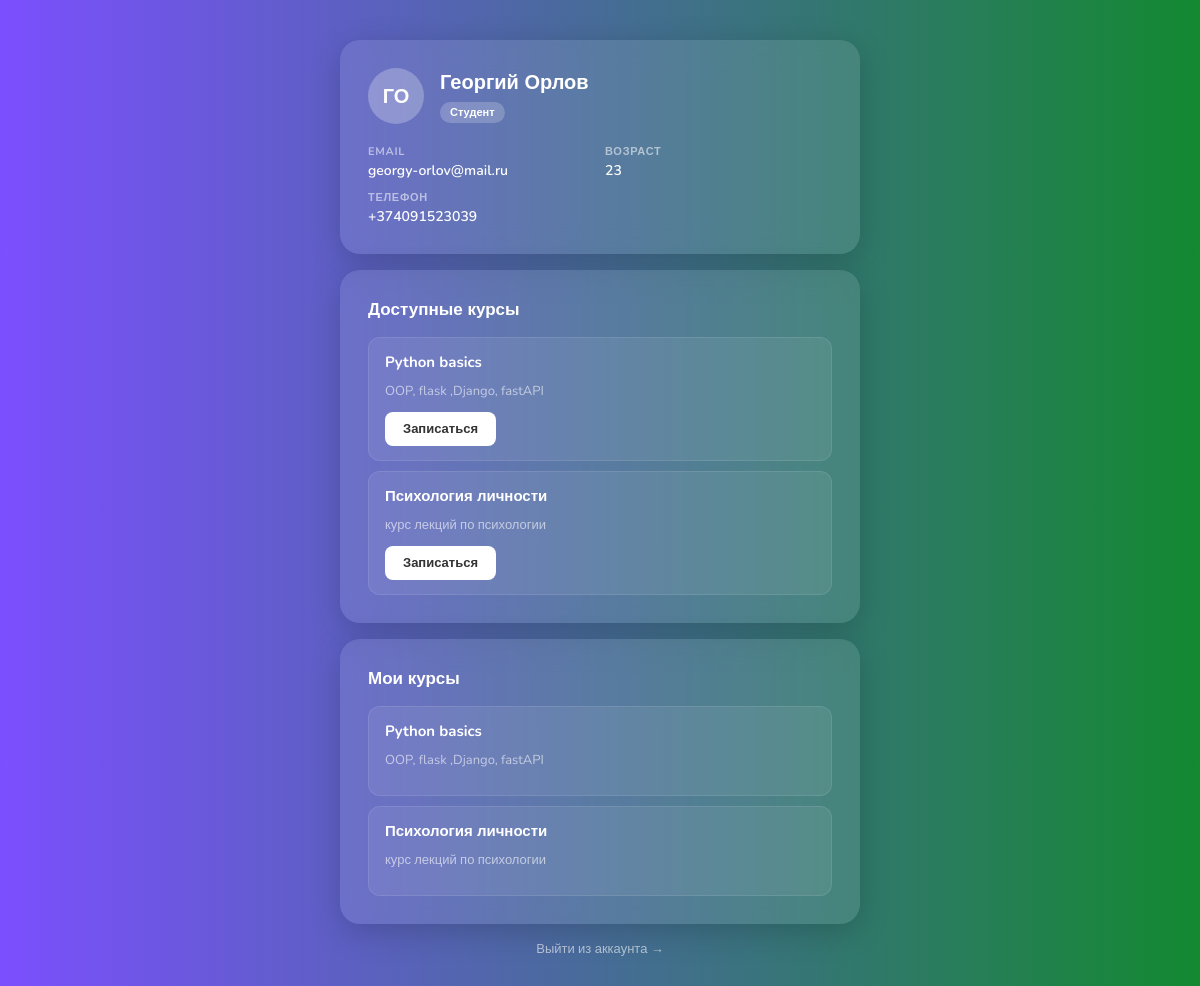
Screenshot of /profile (signed in) with the database file from the repository.
### models.py (models this page shows)
class Course(Base):
    __tablename__ = "courses"
    id = Column(Integer, primary_key=True)
    title = Column(String)
    description = Column(String)

### main.py (the view)
@app.get("/profile", response_class=HTMLResponse)
async def profile(request: Request):
    user = request.session.get("user")
    if not user:
        return RedirectResponse(url="/")
    db = SessionLocal()
    courses = db.query(Course).all()
    enrolled_courses = []
    if user["role"] == "student":
        enrollments = db.query(Enrollment).filter(Enrollment.user_email == user["email"]).all()
        enrolled_ids = [e.course_id for e in enrollments]
        enrolled_courses = db.query(Course).filter(Course.id.in_(enrolled_ids)).all()
    db.close()
    return templates.TemplateResponse("profile.html", {
        "request": request,
        "user": user,
        "courses": courses,
        "enrolled_courses": enrolled_courses
    })

### templates/profile.html (shortened to what this page needs)
<!DOCTYPE html>
<html lang="ru">
<head>
    <link rel="stylesheet" href="/static/style.css">
</head>
<body>
<div class="page">
    {% if user %}
    <div class="profile-card">
        <div class="profile-header">
            <div class="avatar">{{ user.name[0] }}{{ user.surname[0] }}</div>
            <div class="profile-name">
                <h1>{{ user.name }} {{ user.surname }}</h1>
                <span class="role-badge">
                    {% if user.role == "student" %}Студент{% else %}Преподаватель{% endif %}
                </span>
            </div>
        </div>
        <div class="info-grid">
            <div class="info-item">
                <span class="info-label">Email</span>
                <span class="info-value">{{ user.email }}</span>
            </div>
            <div class="info-item">
                <span class="info-label">Возраст</span>
                <span class="info-value">{{ user.age }}</span>
            </div>
            <div class="info-item">
                <span class="info-label">Телефон</span>
                <span class="info-value">{{ user.phone }}</span>
            </div>
        </div>
    </div>
    {% if user.role == "student" %}
    <div class="section-card">
        <div class="section-title">Доступные курсы</div>
        {% if courses %}
            {% for course in courses %}
            <div class="course-card">
                <h3>{{ course.title }}</h3>
                <p>{{ course.description }}</p>
                <div class="course-actions">
                    <form method="post" action="/enroll" style="margin:0;">
                        <button type="submit" class="btn-enroll">Записаться</button>
                    </form>
                </div>
            </div>
            {% endfor %}
        {% else %}
            <p class="empty">Курсов пока нет</p>
        {% endif %}
    </div>
    {% endif %}
{% if enrolled_courses %}
<div class="section-card">
    <div class="section-title">Мои курсы</div>
    {% for course in enrolled_courses %}
    <div class="course-card">
        <h3>{{ course.title }}</h3>
        <p>{{ course.description }}</p>
    </div>
    {% endfor %}
</div>
{% endif %}
    <a href="/logout" class="logout-link">Выйти из аккаунта →</a>
    {% else %}
    <div class="section-card" style="text-align:center;">
        <p style="color:rgba(255,255,255,0.7); margin-bottom:16px;">Пользователь не найден</p>
        <a href="/login" class="btn" style="display:inline-block; width:auto; padding: 10px 24px; text-decoration:none;">Войти</a>
    </div>
    {% endif %}
</div>
</body>
</html>

### static/style.css (style rules this page uses)
body { font-family: Arial, sans-serif; background: linear-gradient(to right, #7b4ffe, #138931); margin: 0; padding: 0; }
h1 { color: white; font-size: 32px; margin-bottom: 20px; }
form { display: flex; flex-direction: column; align-items: center; gap: 12px; }
button { padding: 10px 20px; border: none; background: #ffffff; color: #333333; border-radius: 8px; cursor: pointer; transition: 0.3s; width: 100%; }
p { margin-top: 10px; font-size: 14px; }

### templates/profile.html (style rules this page uses)
* { box-sizing: border-box; margin: 0; padding: 0; }
body { font-family: 'Nunito', Arial, sans-serif; min-height: 100vh; padding: 40px 20px; }
.page { max-width: 520px; margin: 0 auto; }
.profile-card, .section-card { background: rgba(255,255,255,0.1); border-radius: 20px; padding: 28px; backdrop-filter: blur(14px); box-shadow: 0 8px 32px rgba(0,0,0,0.18); margin-bottom: 16px; animation: fadeUp 0.45s ease; }
.profile-header { display: flex; align-items: center; gap: 16px; margin-bottom: 20px; }
.avatar { width: 56px; height: 56px; background: rgba(255,255,255,0.25); border-radius: 50%; display: flex; align-items: center; justify-content: center; font-size: 20px; font-weight: 800; color: white; flex-shrink: 0; }
.profile-name h1 { color: white; font-size: 20px; font-weight: 800; margin-bottom: 4px; }
.role-badge { display: inline-block; background: rgba(255,255,255,0.2); color: white; font-size: 11px; font-weight: 700; padding: 3px 10px; border-radius: 20px; }
.info-grid { display: grid; grid-template-columns: 1fr 1fr; gap: 10px; }
.info-item { display: flex; flex-direction: column; gap: 2px; }
.info-label { color: rgba(255,255,255,0.55); font-size: 11px; font-weight: 700; text-transform: uppercase; letter-spacing: 0.7px; }
.info-value { color: white; font-size: 14px; font-weight: 600; }
.section-title { color: white; font-size: 17px; font-weight: 800; margin-bottom: 16px; }
.btn-enroll { padding: 8px 18px; border: none; border-radius: 8px; background: white; color: #333; font-family: 'Nunito', Arial, sans-serif; font-size: 13px; font-weight: 700; cursor: pointer; transition: 0.25s; }
.course-card { background: rgba(255,255,255,0.07); border-radius: 12px; padding: 14px 16px; margin-bottom: 10px; border: 1px solid rgba(255,255,255,0.1); transition: background 0.2s; }
.course-card:last-child { margin-bottom: 0; }
.course-card h3 { color: white; font-size: 15px; font-weight: 700; margin-bottom: 4px; }
.course-card p { color: rgba(255,255,255,0.6); font-size: 13px; margin-bottom: 12px; }
.course-actions { display: flex; gap: 8px; align-items: center; }
.logout-link { display: block; text-align: center; color: rgba(255,255,255,0.6); text-decoration: none; font-size: 13px; margin-top: 4px; transition: color 0.2s; }

### rows the page displays
Course: title "Python basics", description "OOP, flask ,Django, fastAPI"
Course: title "Психология личности", description "курс лекций по психологии"

### other values shown
{{ user.name[0] }} "Г"
{{ user.surname[0] }} "О"
{{ user.name }} "Георгий"
{{ user.surname }} "Орлов"
{{ user.email }} "georgy-orlov@mail.ru"
{{ user.age }} "23"
{{ user.phone }} "+374091523039"
